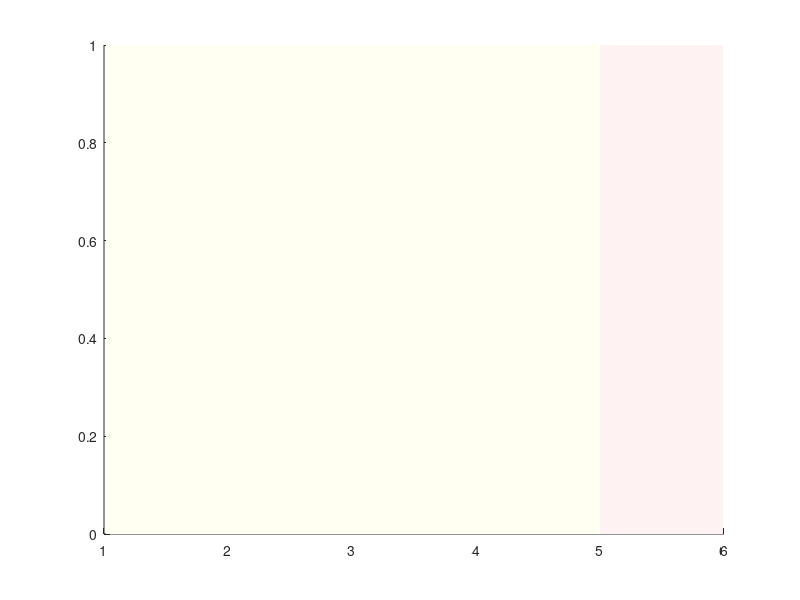

Source code (MATLAB): (Note: this script raises an error after producing the figure.)
clear all

p = 0.6;
deltas = [0.3, 0.6, 0.9];
colors = {'r', 'g', 'b'};
line_widths = [3, 2, 1];
r_range = 1:0.01:6;
k = 4;

fig=figure;
hold on;
set(gcf, 'Position', [64, 583, 363, 183]);
hold on;

x1 = [1.02, 5, 5, 1.02];
y1 = [0, 0, 1, 1];
patch(x1, y1, [1 1 0.95], 'EdgeColor', 'none');


x2 = [5, 5.99, 5.99, 5];
y2 = [0, 0, 1, 1];
patch(x2, y2, [1 0.95 0.95], 'EdgeColor', 'none');

for delta_idx = 1:length(deltas)
    delta = deltas(delta_idx);
    color = colors{delta_idx};
    line_width = line_widths(delta_idx);

    solid_x_values = [];
    solid_y_values = [];
    dashed_x_values = [];
    dashed_y_values = [];
    r_0 = NaN;
    r_1 = NaN;

    for r = r_range
        phi1 = @(x) phi1_func(x, p, delta, k, r);
        phi2 = @(x) phi2_func(x, p, delta, k, r);
        phi3 = @(x) phi3_func(x, p, delta, k, r);
        phi4 = @(x) phi4_func(x, p, delta, k, r);
        eqn = @(x) x * (1 - x) * (phi1(x) - phi2(x) - phi3(x) + phi4(x) - (k - 2) * x * (phi2(x) - phi4(x)));

        x_prev = 0;
        f_prev = eqn(x_prev);
        zero_points = [];
        for x = 0.001:0.001:0.999
            f = eqn(x);
            if f_prev * f < 0
                zero_points = [zero_points, x];
            end
            x_prev = x;
            f_prev = f;
        end


        if length(zero_points) >= 1
            if length(zero_points) == 1
                dashed_x_values = [dashed_x_values, r];
                dashed_y_values = [dashed_y_values, zero_points];
            elseif length(zero_points) == 2
                solid_x_values = [solid_x_values, r];
                solid_y_values = [solid_y_values, zero_points(1)];
                dashed_x_values = [dashed_x_values, r];
                dashed_y_values = [dashed_y_values, zero_points(2)];
            end
        end
        
    end
    
    r_1=dashed_x_values(1);
    
    if isempty(solid_x_values)
        r_0=dashed_x_values(end);
    else
        r_0=solid_x_values(1);
    end

    plot(solid_x_values, solid_y_values, [color '-'], 'LineWidth', line_width, 'HandleVisibility','off');
    plot(dashed_x_values, dashed_y_values, [color '--'], 'LineWidth', line_width, 'HandleVisibility','off');

    plot([1, r_0], [0, 0], [color '-'], 'LineWidth', line_width, 'DisplayName', strcat('\delta=', num2str(delta), ' Stable'));
    plot([r_0, 6], [0, 0], [color '--'], 'LineWidth', line_width, 'DisplayName', strcat('\delta=', num2str(delta), ' Unstable'));

    plot([1, r_1], [1, 1], [color '--'], 'LineWidth', line_width, 'HandleVisibility','off');
    plot([r_1, 6], [1, 1], [color '-'], 'LineWidth', line_width, 'HandleVisibility','off');
end

axis([1, 6, 0, 1]);

hold off;

xlabel('${r}$','Interpreter','latex', 'FontSize', 12);
ylabel('${x^*}$','Interpreter','latex', 'FontSize', 12);
set(gca, 'FontName', 'Arial'); 
set(gca, 'FontSize', 14); 
box on;



function val = phi1_func(x, p, delta, k, r)
    val = (r / ((k + 1) * delta)) * (((k-2)*x+1)*((1 + delta) * (lam1(x, p, delta, k) - lam2(x, p, delta, k)) - (1 - delta) * (lam3(x, p, delta, k) - lam4(x, p, delta, k))) + (lam1(x, p, delta, k) - lam2(x, p, delta, k) - lam3(x, p, delta, k) + lam4(x, p, delta, k)) + delta * (k - 1) * (lam2(x, p, delta, k) + lam4(x, p, delta, k))) - (k + 1);
end

function val = phi2_func(x, p, delta, k, r)
    val = (r / ((k + 1) * delta)) * (lam1(x, p, delta, k) - lam2(x, p, delta, k) - lam3(x, p, delta, k) + lam4(x, p, delta, k));
end

function val = phi3_func(x, p, delta, k, r)
    val = (r / ((k + 1) * delta)) * ((k - 2) * x * (lam1(x, p, delta, k) - lam2(x, p, delta, k) - lam3(x, p, delta, k) + lam4(x, p, delta, k)) - delta * (k - 1) * (lam2(x, p, delta, k) + lam4(x, p, delta, k))) + k + 1;
end

function val = phi4_func(x, p, delta, k, r)
    val = (r / ((k + 1) * delta)) * ((1 + delta) * (lam1(x, p, delta, k) - lam2(x, p, delta, k)) - (1 - delta) * (lam3(x, p, delta, k) - lam4(x, p, delta, k)));
end

function lam1 = lam1(x, p, delta, k)
    lam1 = p * (1 + delta) * (1 + (((k - 2) * x + 1) / (k - 1)) * delta)^(k - 1);
end

function lam2 = lam2(x, p, delta, k)
    lam2 = p * (1 + (((k - 2) * x) / (k - 1)) * delta)^(k - 1);
end

function lam3 = lam3(x, p, delta, k)
    lam3 = (1 - p) * (1 - delta) * (1 - (((k - 2) * x + 1) / (k - 1)) * delta)^(k - 1);
end

function lam4 = lam4(x, p, delta, k)
    lam4 = (1 - p) * (1 - (((k - 2) * x) / (k - 1)) * delta)^(k - 1);
end
